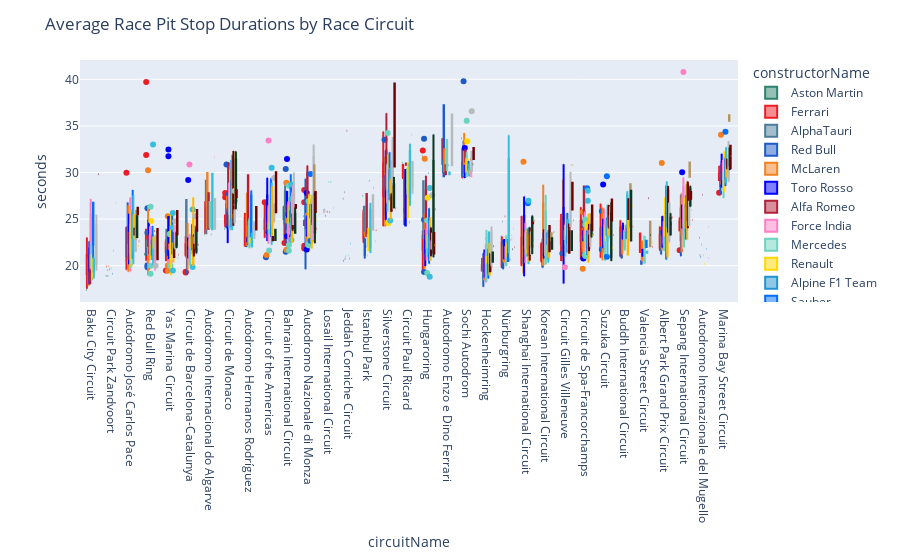

Notebook code for this chart:
### Code cell
fig = px.box(newPitStops[newPitStops['seconds']<50].groupby(by=['raceId','raceName','circuitName','constructorName']).mean(numeric_only=True).reset_index().sort_values(by='seconds',ascending=True),
                 x='circuitName',
                 y='seconds',
                 color='constructorName',
                 color_discrete_map=constructor_color_map,
                )
fig.update_layout(
    title_text='Average Race Pit Stop Durations by Race Circuit',
)
fig.show()

### Figure 1 — Plotly figure (JSON) as saved in the notebook; plotly's stock layout.template omitted (floating-point values rounded to 4 significant figures; data arrays with more than 128 entries replaced by an {"elided": "..."} marker saying what was removed)
{"data": [{"alignmentgroup": "True", "hovertemplate": "constructorName=Aston Martin<br>circuitName=%{x}<br>seconds=%{y}<extra></extra>", "legendgroup": "Aston Martin", "marker": {"color": "#2D826D"}, "name": "Aston Martin", "notched": false, "offsetgroup": "Aston Martin", "orientation": "v", "showlegend": true, "type": "box", "x": ["Baku City Circuit", "Circuit Park Zandvoort", "Autódromo José Carlos Pace", "Red Bull Ring", "Red Bull Ring", "Yas Marina Circuit", "Circuit de Barcelona-Catalunya", "Autódromo Internacional do Algarve", "Circuit de Monaco", "Autódromo Hermanos Rodríguez", "Circuit of the Americas", "Bahrain International Circuit", "Autodromo Nazionale di Monza", "Losail International Circuit", "Bahrain International Circuit", "Jeddah Corniche Circuit", "Istanbul Park", "Silverstone Circuit", "Circuit Paul Ricard", "Hungaroring", "Autodromo Enzo e Dino Ferrari", "Sochi Autodrom"], "x0": " ", "xaxis": "x", "y": [17.39, 18.91, 20.62, 21.2, 21.24, 22.06, 22.06, 23.37, 23.92, 23.97, 24.03, 25.01, 25.31, 25.94, 26.26, 27.16, 27.51, 28.18, 31.03, 31.79, 33.46, 33.68], "y0": " ", "yaxis": "y"}, {"alignmentgroup": "True", "hovertemplate": "constructorName=Ferrari<br>circuitName=%{x}<br>seconds=%{y}<extra></extra>", "legendgroup": "Ferrari", "marker": {"color": "#ED1C24"}, "name": "Ferrari", "notched": false, "offsetgroup": "Ferrari", "orientation": "v", "showlegend": true, "type": "box", "x": {"elided": "217 str values"}, "x0": " ", "xaxis": "x", "y": {"elided": "217 float values"}, "y0": " ", "yaxis": "y"}, {"alignmentgroup": "True", "hovertemplate": "constructorName=AlphaTauri<br>circuitName=%{x}<br>seconds=%{y}<extra></extra>", "legendgroup": "AlphaTauri", "marker": {"color": "#4E7C9B"}, "name": "AlphaTauri", "notched": false, "offsetgroup": "AlphaTauri", "orientation": "v", "showlegend": true, "type": "box", "x": ["Baku City Circuit", "Circuit Park Zandvoort", "Autodromo Internazionale del Mugello", "Red Bull Ring", "Red Bull Ring", "Yas Marina Circuit", "Red Bull Ring", "Circuit de Barcelona-Catalunya", "Autódromo Hermanos Rodríguez", "Red Bull Ring", "Autódromo José Carlos Pace", "Hungaroring", "Circuit de Spa-Francorchamps", "Istanbul Park", "Autódromo Internacional do Algarve", "Circuit of the Americas", "Yas Marina Circuit", "Circuit de Monaco", "Bahrain International Circuit", "Nürburgring", "Autodromo Nazionale di Monza", "Bahrain International Circuit", "Losail International Circuit", "Istanbul Park", "Circuit de Barcelona-Catalunya", "Bahrain International Circuit", "Jeddah Corniche Circuit", "Silverstone Circuit", "Bahrain International Circuit", "Silverstone Circuit", "Hungaroring", "Autódromo Internacional do Algarve", "Silverstone Circuit", "Sochi Autodrom", "Autodromo Enzo e Dino Ferrari", "Circuit Paul Ricard", "Sochi Autodrom", "Autodromo Enzo e Dino Ferrari"], "x0": " ", "xaxis": "x", "y": [17.61, 19.51, 21.13, 21.23, 21.28, 22.1, 22.14, 22.44, 22.55, 22.79, 22.84, 23.0, 23.23, 23.46, 23.48, 23.69, 23.86, 24.43, 24.5, 24.72, 25.01, 25.02, 26.02, 26.32, 27.05, 27.4, 27.87, 28.27, 28.62, 28.67, 29.05, 29.12, 29.41, 29.61, 30.04, 30.5, 30.67, 31.35], "y0": " ", "yaxis": "y"}, {"alignmentgroup": "True", "hovertemplate": "constructorName=Red Bull<br>circuitName=%{x}<br>seconds=%{y}<extra></extra>", "legendgroup": "Red Bull", "marker": {"color": "#1E5BC6"}, "name": "Red Bull", "notched": false, "offsetgroup": "Red Bull", "orientation": "v", "showlegend": true, "type": "box", "x": {"elided": "218 str values"}, "x0": " ", "xaxis": "x", "y": {"elided": "218 float values"}, "y0": " ", "yaxis": "y"}, {"alignmentgroup": "True", "hovertemplate": "constructorName=McLaren<br>circuitName=%{x}<br>seconds=%{y}<extra></extra>", "legendgroup": "McLaren", "marker": {"color": "#F58020"}, "name": "McLaren", "notched": false, "offsetgroup": "McLaren", "orientation": "v", "showlegend": true, "type": "box", "x": {"elided": "218 str values"}, "x0": " ", "xaxis": "x", "y": {"elided": "218 float values"}, "y0": " ", "yaxis": "y"}, {"alignmentgroup": "True", "hovertemplate": "constructorName=Toro Rosso<br>circuitName=%{x}<br>seconds=%{y}<extra></extra>", "legendgroup": "Toro Rosso", "marker": {"color": "#0000FF"}, "name": "Toro Rosso", "notched": false, "offsetgroup": "Toro Rosso", "orientation": "v", "showlegend": true, "type": "box", "x": {"elided": "178 str values"}, "x0": " ", "xaxis": "x", "y": {"elided": "178 float values"}, "y0": " ", "yaxis": "y"}, {"alignmentgroup": "True", "hovertemplate": "constructorName=Alfa Romeo<br>circuitName=%{x}<br>seconds=%{y}<extra></extra>", "legendgroup": "Alfa Romeo", "marker": {"color": "#B12039"}, "name": "Alfa Romeo", "notched": false, "offsetgroup": "Alfa Romeo", "orientation": "v", "showlegend": true, "type": "box", "x": ["Baku City Circuit", "Circuit Park Zandvoort", "Autódromo José Carlos Pace", "Baku City Circuit", "Red Bull Ring", "Red Bull Ring", "Red Bull Ring", "Yas Marina Circuit", "Circuit de Barcelona-Catalunya", "Red Bull Ring", "Yas Marina Circuit", "Circuit de Barcelona-Catalunya", "Yas Marina Circuit", "Autódromo Hermanos Rodríguez", "Circuit de Barcelona-Catalunya", "Hungaroring", "Hockenheimring", "Circuit de Spa-Francorchamps", "Istanbul Park", "Hungaroring", "Red Bull Ring", "Autódromo José Carlos Pace", "Suzuka Circuit", "Circuit of the Americas", "Autódromo Internacional do Algarve", "Circuit de Monaco", "Circuit Gilles Villeneuve", "Circuit of the Americas", "Shanghai International Circuit", "Albert Park Grand Prix Circuit", "Nürburgring", "Bahrain International Circuit", "Losail International Circuit", "Bahrain International Circuit", "Bahrain International Circuit", "Bahrain International Circuit", "Bahrain International Circuit", "Autodromo Nazionale di Monza", "Autodromo Nazionale di Monza", "Autodromo Internazionale del Mugello", "Istanbul Park", "Autódromo Internacional do Algarve", "Silverstone Circuit", "Silverstone Circuit", "Silverstone Circuit", "Circuit de Spa-Francorchamps", "Marina Bay Street Circuit", "Hungaroring", "Autódromo Hermanos Rodríguez", "Autodromo Enzo e Dino Ferrari", "Autodromo Nazionale di Monza", "Autodromo Enzo e Dino Ferrari", "Circuit Paul Ricard", "Circuit Paul Ricard", "Circuit de Monaco", "Sochi Autodrom", "Sochi Autodrom", "Sochi Autodrom", "Jeddah Corniche Circuit", "Silverstone Circuit"], "x0": " ", "xaxis": "x", "y": [18.12, 19.6, 20.67, 21.09, 21.22, 21.56, 21.69, 21.75, 22.14, 22.19, 22.19, 22.22, 22.31, 22.31, 22.69, 22.71, 22.9, 22.96, 23.16, 23.32, 23.38, 23.5, 23.6, 23.94, 23.96, 24.3, 24.63, 24.67, 24.74, 25.24, 25.28, 25.39, 25.79, 25.93, 25.97, 26.09, 26.63, 26.64, 27.55, 27.61, 27.68, 27.77, 28.12, 28.29, 28.36, 28.5, 29.34, 29.66, 29.71, 29.8, 30.75, 30.77, 30.84, 30.96, 30.98, 31.07, 31.54, 32.49, 34.49, 36.34], "y0": " ", "yaxis": "y"}, {"alignmentgroup": "True", "hovertemplate": "constructorName=Force India<br>circuitName=%{x}<br>seconds=%{y}<extra></extra>", "legendgroup": "Force India", "marker": {"color": "#FF80C7"}, "name": "Force India", "notched": false, "offsetgroup": "Force India", "orientation": "v", "showlegend": true, "type": "box", "x": {"elided": "157 str values"}, "x0": " ", "xaxis": "x", "y": {"elided": "157 float values"}, "y0": " ", "yaxis": "y"}, {"alignmentgroup": "True", "hovertemplate": "constructorName=Mercedes<br>circuitName=%{x}<br>seconds=%{y}<extra></extra>", "legendgroup": "Mercedes", "marker": {"color": "#6CD3BF"}, "name": "Mercedes", "notched": false, "offsetgroup": "Mercedes", "orientation": "v", "showlegend": true, "type": "box", "x": {"elided": "216 str values"}, "x0": " ", "xaxis": "x", "y": {"elided": "216 float values"}, "y0": " ", "yaxis": "y"}, {"alignmentgroup": "True", "hovertemplate": "constructorName=Renault<br>circuitName=%{x}<br>seconds=%{y}<extra></extra>", "legendgroup": "Renault", "marker": {"color": "#FFD800"}, "name": "Renault", "notched": false, "offsetgroup": "Renault", "orientation": "v", "showlegend": true, "type": "box", "x": ["Baku City Circuit", "Yas Marina Circuit", "Autódromo José Carlos Pace", "Autodromo Internazionale del Mugello", "Hockenheimring", "Red Bull Ring", "Baku City Circuit", "Red Bull Ring", "Hockenheimring", "Nürburgring", "Hockenheimring", "Baku City Circuit", "Autódromo José Carlos Pace", "Circuit de Spa-Francorchamps", "Baku City Circuit", "Shanghai International Circuit", "Korean International Circuit", "Red Bull Ring", "Istanbul Park", "Yas Marina Circuit", "Valencia Street Circuit", "Circuit de Spa-Francorchamps", "Yas Marina Circuit", "Hungaroring", "Yas Marina Circuit", "Circuit de Barcelona-Catalunya", "Shanghai International Circuit", "Circuit de Barcelona-Catalunya", "Red Bull Ring", "Hungaroring", "Red Bull Ring", "Hungaroring", "Nürburgring", "Circuit de Barcelona-Catalunya", "Autódromo Hermanos Rodríguez", "Circuit de Barcelona-Catalunya", "Hungaroring", "Suzuka Circuit", "Autodromo Nazionale di Monza", "Circuit de Barcelona-Catalunya", "Autódromo Hermanos Rodríguez", "Autódromo Hermanos Rodríguez", "Autódromo Hermanos Rodríguez", "Circuit de Spa-Francorchamps", "Circuit de Barcelona-Catalunya", "Albert Park Grand Prix Circuit", "Circuit Gilles Villeneuve", "Shanghai International Circuit", "Albert Park Grand Prix Circuit", "Hungaroring", "Suzuka Circuit", "Buddh International Circuit", "Shanghai International Circuit", "Suzuka Circuit", "Circuit Gilles Villeneuve", "Suzuka Circuit", "Shanghai International Circuit", "Autódromo José Carlos Pace", "Circuit of the Americas", "Circuit de Spa-Francorchamps", "Istanbul Park", "Circuit Gilles Villeneuve", "Sepang International Circuit", "Yas Marina Circuit", "Autodromo Nazionale di Monza", "Circuit of the Americas", "Albert Park Grand Prix Circuit", "Suzuka Circuit", "Circuit Gilles Villeneuve", "Circuit de Spa-Francorchamps", "Circuit of the Americas", "Bahrain International Circuit", "Silverstone Circuit", "Albert Park Grand Prix Circuit", "Autódromo José Carlos Pace", "Bahrain International Circuit", "Circuit de Spa-Francorchamps", "Red Bull Ring", "Circuit de Monaco", "Bahrain International Circuit", "Circuit de Monaco", "Autodromo Nazionale di Monza", "Bahrain International Circuit", "Circuit Paul Ricard", "Sepang International Circuit", "Autodromo Nazionale di Monza", "Circuit de Monaco", "Bahrain International Circuit", "Circuit Gilles Villeneuve", "Yas Marina Circuit", "Autódromo José Carlos Pace", "Bahrain International Circuit", "Circuit de Monaco", "Circuit of the Americas", "Autodromo Nazionale di Monza", "Hungaroring", "Sepang International Circuit", "Albert Park Grand Prix Circuit", "Autodromo Nazionale di Monza", "Autódromo Internacional do Algarve", "Marina Bay Street Circuit", "Silverstone Circuit", "Marina Bay Street Circuit", "Silverstone Circuit", "Silverstone Circuit", "Marina Bay Street Circuit", "Sochi Autodrom", "Silverstone Circuit", "Sochi Autodrom", "Sochi Autodrom", "Circuit de Monaco", "Autodromo Enzo e Dino Ferrari", "Sochi Autodrom", "Marina Bay Street Circuit", "Silverstone Circuit", "Circuit Paul Ricard", "Silverstone Circuit", "Marina Bay Street Circuit", "Sochi Autodrom"], "x0": " ", "xaxis": "x", "y": [18.45, 18.98, 19.91, 20.16, 20.25, 20.65, 20.77, 20.77, 20.78, 21.01, 21.02, 21.03, 21.06, 21.18, 21.24, 21.29, 21.51, 21.6, 21.65, 21.7, 21.71, 21.78, 21.87, 21.9, 21.96, 21.98, 22.01, 22.1, 22.11, 22.12, 22.14, 22.18, 22.34, 22.41, 22.41, 22.42, 22.53, 22.63, 22.65, 22.76, 22.82, 22.85, 22.85, 22.87, 23.1, 23.14, 23.16, 23.21, 23.25, 23.25, 23.26, 23.38, 23.5, 23.52, 23.61, 23.71, 23.81, 23.85, 23.89, 23.95, 23.97, 23.98, 24.05, 24.15, 24.21, 24.23, 24.4, 24.41, 24.47, 24.48, 24.52, 24.53, 24.55, 24.58, 24.66, 24.69, 24.7, 24.8, 24.9, 24.98, 25.04, 25.15, 25.2, 25.22, 25.38, 25.39, 25.47, 25.48, 25.59, 25.84, 25.99, 26.41, 27.0, 27, 27.18, 27.27, 27.3, 27.31, 27.71, 27.77, 27.87, 28.23, 28.4, 28.57, 28.62, 29.82, 30.09, 30.16, 30.28, 30.32, 30.38, 30.38, 30.7, 30.71, 30.84, 30.96, 31.95, 32.28, 33.36], "y0": " ", "yaxis": "y"}, {"alignmentgroup": "True", "hovertemplate": "constructorName=Alpine F1 Team<br>circuitName=%{x}<br>seconds=%{y}<extra></extra>", "legendgroup": "Alpine F1 Team", "marker": {"color": "#2293D1"}, "name": "Alpine F1 Team", "notched": false, "offsetgroup": "Alpine F1 Team", "orientation": "v", "showlegend": true, "type": "box", "x": ["Baku City Circuit", "Circuit Park Zandvoort", "Autódromo José Carlos Pace", "Jeddah Corniche Circuit", "Red Bull Ring", "Yas Marina Circuit", "Red Bull Ring", "Circuit de Barcelona-Catalunya", "Autódromo Internacional do Algarve", "Autódromo Hermanos Rodríguez", "Circuit de Monaco", "Bahrain International Circuit", "Losail International Circuit", "Bahrain International Circuit", "Circuit of the Americas", "Autodromo Nazionale di Monza", "Istanbul Park", "Silverstone Circuit", "Hungaroring", "Circuit Paul Ricard", "Autodromo Enzo e Dino Ferrari", "Sochi Autodrom"], "x0": " ", "xaxis": "x", "y": [18.53, 19.13, 20.07, 20.75, 21.18, 21.49, 22.66, 22.77, 23.34, 23.54, 23.87, 24.71, 25.75, 25.82, 27.09, 27.56, 29.12, 29.26, 29.95, 30.75, 30.77, 31.01], "y0": " ", "yaxis": "y"}, {"alignmentgroup": "True", "hovertemplate": "constructorName=Sauber<br>circuitName=%{x}<br>seconds=%{y}<extra></extra>", "legendgroup": "Sauber", "marker": {"color": "#006EFF"}, "name": "Sauber", "notched": false, "offsetgroup": "Sauber", "orientation": "v", "showlegend": true, "type": "box", "x": {"elided": "158 str values"}, "x0": " ", "xaxis": "x", "y": {"elided": "158 float values"}, "y0": " ", "yaxis": "y"}, {"alignmentgroup": "True", "hovertemplate": "constructorName=Williams<br>circuitName=%{x}<br>seconds=%{y}<extra></extra>", "legendgroup": "Williams", "marker": {"color": "#37BEDD"}, "name": "Williams", "notched": false, "offsetgroup": "Williams", "orientation": "v", "showlegend": true, "type": "box", "x": {"elided": "217 str values"}, "x0": " ", "xaxis": "x", "y": {"elided": "217 float values"}, "y0": " ", "yaxis": "y"}, {"alignmentgroup": "True", "hovertemplate": "constructorName=Lotus F1<br>circuitName=%{x}<br>seconds=%{y}<extra></extra>", "legendgroup": "Lotus F1", "marker": {"color": "#FFB800"}, "name": "Lotus F1", "notched": false, "offsetgroup": "Lotus F1", "orientation": "v", "showlegend": true, "type": "box", "x": ["Hockenheimring", "Nürburgring", "Circuit de Barcelona-Catalunya", "Circuit de Spa-Francorchamps", "Yas Marina Circuit", "Shanghai International Circuit", "Hungaroring", "Circuit de Barcelona-Catalunya", "Hungaroring", "Albert Park Grand Prix Circuit", "Korean International Circuit", "Hungaroring", "Buddh International Circuit", "Valencia Street Circuit", "Circuit Gilles Villeneuve", "Autodromo Nazionale di Monza", "Red Bull Ring", "Yas Marina Circuit", "Shanghai International Circuit", "Yas Marina Circuit", "Hockenheimring", "Albert Park Grand Prix Circuit", "Bahrain International Circuit", "Yas Marina Circuit", "Shanghai International Circuit", "Circuit Gilles Villeneuve", "Bahrain International Circuit", "Sepang International Circuit", "Autódromo José Carlos Pace", "Korean International Circuit", "Red Bull Ring", "Circuit of the Americas", "Suzuka Circuit", "Shanghai International Circuit", "Circuit de Barcelona-Catalunya", "Autódromo José Carlos Pace", "Circuit de Spa-Francorchamps", "Circuit de Spa-Francorchamps", "Circuit Gilles Villeneuve", "Circuit Gilles Villeneuve", "Albert Park Grand Prix Circuit", "Autódromo Hermanos Rodríguez", "Suzuka Circuit", "Suzuka Circuit", "Autodromo Nazionale di Monza", "Buddh International Circuit", "Silverstone Circuit", "Circuit de Monaco", "Suzuka Circuit", "Hungaroring", "Autódromo José Carlos Pace", "Sepang International Circuit", "Autódromo José Carlos Pace", "Circuit de Spa-Francorchamps", "Circuit de Monaco", "Circuit of the Americas", "Sepang International Circuit", "Bahrain International Circuit", "Circuit de Monaco", "Circuit of the Americas", "Circuit de Barcelona-Catalunya", "Autodromo Nazionale di Monza", "Silverstone Circuit", "Bahrain International Circuit", "Circuit of the Americas", "Circuit de Monaco", "Sepang International Circuit", "Silverstone Circuit", "Marina Bay Street Circuit", "Marina Bay Street Circuit", "Sochi Autodrom", "Sochi Autodrom", "Marina Bay Street Circuit", "Marina Bay Street Circuit"], "x0": " ", "xaxis": "x", "y": [19.05, 19.86, 19.97, 20.34, 20.35, 20.41, 20.56, 20.6, 20.66, 20.79, 20.96, 21.17, 21.19, 21.66, 21.68, 21.85, 21.93, 21.96, 22.06, 22.22, 22.33, 22.36, 22.44, 22.45, 22.49, 22.54, 22.71, 22.8, 22.83, 22.86, 23.01, 23.02, 23.24, 23.42, 23.52, 23.59, 23.59, 23.6, 23.9, 23.98, 24.1, 24.11, 24.11, 24.4, 24.66, 24.93, 24.96, 25.08, 25.08, 25.2, 25.28, 25.46, 25.53, 25.55, 25.67, 25.67, 25.86, 26.18, 26.38, 26.74, 27.31, 27.59, 27.76, 27.84, 28.51, 28.52, 29.0, 29.27, 29.45, 29.89, 29.95, 30.11, 30.62, 30.72], "y0": " ", "yaxis": "y"}, {"alignmentgroup": "True", "hovertemplate": "constructorName=Marussia<br>circuitName=%{x}<br>seconds=%{y}<extra></extra>", "legendgroup": "Marussia", "marker": {"color": "#6E0000"}, "name": "Marussia", "notched": false, "offsetgroup": "Marussia", "orientation": "v", "showlegend": true, "type": "box", "x": ["Hockenheimring", "Shanghai International Circuit", "Nürburgring", "Yas Marina Circuit", "Circuit de Barcelona-Catalunya", "Hungaroring", "Hockenheimring", "Circuit Gilles Villeneuve", "Korean International Circuit", "Circuit de Spa-Francorchamps", "Hungaroring", "Circuit de Barcelona-Catalunya", "Circuit de Spa-Francorchamps", "Circuit of the Americas", "Shanghai International Circuit", "Circuit of the Americas", "Autódromo José Carlos Pace", "Circuit de Barcelona-Catalunya", "Yas Marina Circuit", "Albert Park Grand Prix Circuit", "Red Bull Ring", "Bahrain International Circuit", "Autódromo José Carlos Pace", "Sepang International Circuit", "Suzuka Circuit", "Hungaroring", "Shanghai International Circuit", "Korean International Circuit", "Circuit de Monaco", "Autodromo Nazionale di Monza", "Circuit Gilles Villeneuve", "Circuit de Spa-Francorchamps", "Buddh International Circuit", "Bahrain International Circuit", "Suzuka Circuit", "Bahrain International Circuit", "Autodromo Nazionale di Monza", "Silverstone Circuit", "Silverstone Circuit", "Suzuka Circuit", "Albert Park Grand Prix Circuit", "Autodromo Nazionale di Monza", "Buddh International Circuit", "Valencia Street Circuit", "Sepang International Circuit", "Silverstone Circuit", "Albert Park Grand Prix Circuit", "Sepang International Circuit", "Circuit de Monaco", "Marina Bay Street Circuit", "Marina Bay Street Circuit", "Sochi Autodrom", "Marina Bay Street Circuit", "Circuit de Monaco"], "x0": " ", "xaxis": "x", "y": [19.39, 20.54, 20.65, 20.91, 20.99, 21.0, 21.21, 21.38, 21.54, 21.58, 22.55, 22.66, 22.68, 22.74, 22.98, 23.08, 23.33, 23.33, 23.48, 23.54, 23.71, 23.73, 23.96, 24.01, 24.01, 24.1, 24.13, 24.24, 24.28, 24.35, 24.41, 24.47, 25.0, 25.01, 25.3, 25.6, 25.84, 25.85, 25.97, 26.51, 26.63, 26.64, 27.13, 27.24, 27.56, 27.75, 28.55, 29.04, 29.75, 30.35, 31.12, 31.37, 31.44, 32.31], "y0": " ", "yaxis": "y"}, {"alignmentgroup": "True", "hovertemplate": "constructorName=Racing Point<br>circuitName=%{x}<br>seconds=%{y}<extra></extra>", "legendgroup": "Racing Point", "marker": {"color": "#F596C8"}, "name": "Racing Point", "notched": false, "offsetgroup": "Racing Point", "orientation": "v", "showlegend": true, "type": "box", "x": ["Red Bull Ring", "Autodromo Internazionale del Mugello", "Hockenheimring", "Hungaroring", "Baku City Circuit", "Yas Marina Circuit", "Red Bull Ring", "Red Bull Ring", "Circuit de Barcelona-Catalunya", "Autódromo Hermanos Rodríguez", "Hungaroring", "Nürburgring", "Albert Park Grand Prix Circuit", "Autodromo Nazionale di Monza", "Circuit de Barcelona-Catalunya", "Suzuka Circuit", "Circuit de Spa-Francorchamps", "Shanghai International Circuit", "Autódromo José Carlos Pace", "Circuit de Spa-Francorchamps", "Circuit Gilles Villeneuve", "Istanbul Park", "Yas Marina Circuit", "Bahrain International Circuit", "Bahrain International Circuit", "Circuit of the Americas", "Circuit de Monaco", "Autodromo Nazionale di Monza", "Silverstone Circuit", "Silverstone Circuit", "Bahrain International Circuit", "Sochi Autodrom", "Sochi Autodrom", "Silverstone Circuit", "Autódromo Internacional do Algarve", "Marina Bay Street Circuit", "Autodromo Enzo e Dino Ferrari", "Circuit Paul Ricard"], "x0": " ", "xaxis": "x", "y": [19.46, 20.82, 21.31, 21.85, 22.02, 22.04, 22.16, 22.44, 22.46, 22.55, 22.6, 22.72, 22.85, 22.87, 23.0, 23.16, 23.43, 23.57, 23.6, 23.72, 23.9, 24.18, 24.28, 24.45, 24.47, 24.66, 26.53, 26.69, 28.46, 28.72, 28.72, 29.6, 30.22, 31.3, 31.65, 31.8, 32.79, 34.07], "y0": " ", "yaxis": "y"}, {"alignmentgroup": "True", "hovertemplate": "constructorName=Haas F1 Team<br>circuitName=%{x}<br>seconds=%{y}<extra></extra>", "legendgroup": "Haas F1 Team", "marker": {"color": "#B6BABD"}, "name": "Haas F1 Team", "notched": false, "offsetgroup": "Haas F1 Team", "orientation": "v", "showlegend": true, "type": "box", "x": ["Baku City Circuit", "Hockenheimring", "Red Bull Ring", "Baku City Circuit", "Baku City Circuit", "Red Bull Ring", "Shanghai International Circuit", "Autódromo José Carlos Pace", "Hockenheimring", "Yas Marina Circuit", "Hungaroring", "Yas Marina Circuit", "Circuit de Spa-Francorchamps", "Yas Marina Circuit", "Red Bull Ring", "Yas Marina Circuit", "Red Bull Ring", "Red Bull Ring", "Red Bull Ring", "Yas Marina Circuit", "Albert Park Grand Prix Circuit", "Hungaroring", "Circuit de Barcelona-Catalunya", "Red Bull Ring", "Hungaroring", "Circuit de Spa-Francorchamps", "Autódromo Hermanos Rodríguez", "Circuit de Barcelona-Catalunya", "Suzuka Circuit", "Circuit de Barcelona-Catalunya", "Circuit de Spa-Francorchamps", "Hungaroring", "Shanghai International Circuit", "Nürburgring", "Autódromo José Carlos Pace", "Red Bull Ring", "Circuit de Barcelona-Catalunya", "Hungaroring", "Circuit de Spa-Francorchamps", "Autódromo José Carlos Pace", "Shanghai International Circuit", "Shanghai International Circuit", "Autódromo Hermanos Rodríguez", "Autódromo José Carlos Pace", "Autódromo Hermanos Rodríguez", "Circuit de Barcelona-Catalunya", "Istanbul Park", "Suzuka Circuit", "Baku City Circuit", "Autódromo Internacional do Algarve", "Hockenheimring", "Autodromo Internazionale del Mugello", "Circuit Gilles Villeneuve", "Circuit Gilles Villeneuve", "Suzuka Circuit", "Autódromo Hermanos Rodríguez", "Sepang International Circuit", "Autódromo José Carlos Pace", "Circuit de Monaco", "Circuit de Spa-Francorchamps", "Circuit of the Americas", "Autódromo Hermanos Rodríguez", "Yas Marina Circuit", "Circuit de Monaco", "Circuit de Monaco", "Circuit of the Americas", "Bahrain International Circuit", "Circuit of the Americas", "Circuit de Monaco", "Circuit Gilles Villeneuve", "Autodromo Nazionale di Monza", "Circuit de Barcelona-Catalunya", "Bahrain International Circuit", "Autodromo Nazionale di Monza", "Baku City Circuit", "Bahrain International Circuit", "Circuit of the Americas", "Bahrain International Circuit", "Bahrain International Circuit", "Albert Park Grand Prix Circuit", "Losail International Circuit", "Autodromo Nazionale di Monza", "Suzuka Circuit", "Circuit Park Zandvoort", "Albert Park Grand Prix Circuit", "Sepang International Circuit", "Autódromo Internacional do Algarve", "Autodromo Nazionale di Monza", "Hungaroring", "Istanbul Park", "Bahrain International Circuit", "Circuit Paul Ricard", "Circuit de Monaco", "Silverstone Circuit", "Bahrain International Circuit", "Silverstone Circuit", "Marina Bay Street Circuit", "Silverstone Circuit", "Silverstone Circuit", "Circuit of the Americas", "Marina Bay Street Circuit", "Bahrain International Circuit", "Circuit Gilles Villeneuve", "Sochi Autodrom", "Marina Bay Street Circuit", "Sochi Autodrom", "Sochi Autodrom", "Autodromo Enzo e Dino Ferrari", "Circuit Paul Ricard", "Circuit Paul Ricard", "Sochi Autodrom", "Autodromo Nazionale di Monza", "Sochi Autodrom", "Autodromo Nazionale di Monza", "Silverstone Circuit", "Marina Bay Street Circuit", "Silverstone Circuit", "Silverstone Circuit", "Autodromo Enzo e Dino Ferrari", "Sochi Autodrom"], "x0": " ", "xaxis": "x", "y": [19.49, 19.9, 19.98, 20.38, 20.63, 21.01, 21.18, 21.49, 21.67, 21.75, 21.83, 21.86, 21.96, 21.97, 22.03, 22.1, 22.13, 22.21, 22.33, 22.37, 22.52, 22.52, 22.53, 22.58, 22.66, 22.75, 22.85, 22.92, 22.92, 22.98, 23.03, 23.11, 23.23, 23.25, 23.26, 23.28, 23.42, 23.43, 23.46, 23.48, 23.53, 23.53, 23.61, 23.65, 23.74, 23.79, 23.86, 23.87, 23.87, 23.95, 24.16, 24.17, 24.2, 24.23, 24.27, 24.37, 24.37, 24.4, 24.52, 24.71, 24.75, 24.77, 24.77, 24.82, 25.0, 25.02, 25.02, 25.09, 25.23, 25.24, 25.25, 25.3, 25.31, 25.33, 25.47, 25.57, 25.6, 25.64, 26.16, 26.18, 26.2, 26.34, 26.35, 26.72, 26.76, 26.87, 27.14, 27.37, 27.55, 27.55, 27.67, 27.71, 28.01, 28.49, 28.69, 28.85, 29.0, 29.29, 29.38, 29.41, 29.74, 30.0, 30.06, 30.08, 30.12, 30.19, 30.51, 30.78, 30.83, 31.22, 31.35, 31.67, 32.21, 33.01, 33.16, 33.34, 33.48, 33.82, 36.22, 36.56], "y0": " ", "yaxis": "y"}, {"alignmentgroup": "True", "hovertemplate": "constructorName=HRT<br>circuitName=%{x}<br>seconds=%{y}<extra></extra>", "legendgroup": "HRT", "marker": {"color": "#b2945e"}, "name": "HRT", "notched": false, "offsetgroup": "HRT", "orientation": "v", "showlegend": true, "type": "box", "x": ["Hockenheimring", "Hungaroring", "Circuit de Barcelona-Catalunya", "Shanghai International Circuit", "Yas Marina Circuit", "Valencia Street Circuit", "Yas Marina Circuit", "Korean International Circuit", "Nürburgring", "Autódromo José Carlos Pace", "Hungaroring", "Korean International Circuit", "Shanghai International Circuit", "Suzuka Circuit", "Circuit de Barcelona-Catalunya", "Buddh International Circuit", "Suzuka Circuit", "Circuit de Spa-Francorchamps", "Circuit of the Americas", "Valencia Street Circuit", "Bahrain International Circuit", "Circuit de Spa-Francorchamps", "Autódromo José Carlos Pace", "Silverstone Circuit", "Circuit de Monaco", "Autodromo Nazionale di Monza", "Istanbul Park", "Silverstone Circuit", "Buddh International Circuit", "Sepang International Circuit", "Autodromo Nazionale di Monza", "Circuit Gilles Villeneuve", "Sepang International Circuit", "Circuit de Monaco", "Marina Bay Street Circuit", "Marina Bay Street Circuit"], "x0": " ", "xaxis": "x", "y": [19.86, 21.87, 21.91, 22.04, 22.04, 22.07, 22.27, 22.75, 22.81, 23.01, 23.44, 23.47, 23.8, 24.0, 24.19, 24.19, 24.23, 24.53, 24.65, 24.7, 24.86, 25.5, 25.9, 26.24, 27.14, 27.62, 28.36, 28.52, 28.75, 29.53, 30.78, 30.81, 31.06, 32.18, 35.55, 36.15], "y0": " ", "yaxis": "y"}, {"alignmentgroup": "True", "hovertemplate": "constructorName=Caterham<br>circuitName=%{x}<br>seconds=%{y}<extra></extra>", "legendgroup": "Caterham", "marker": {"color": "#0b361f"}, "name": "Caterham", "notched": false, "offsetgroup": "Caterham", "orientation": "v", "showlegend": true, "type": "box", "x": ["Hockenheimring", "Suzuka Circuit", "Hungaroring", "Shanghai International Circuit", "Circuit de Barcelona-Catalunya", "Hockenheimring", "Circuit Gilles Villeneuve", "Nürburgring", "Korean International Circuit", "Yas Marina Circuit", "Suzuka Circuit", "Autodromo Nazionale di Monza", "Circuit de Barcelona-Catalunya", "Hungaroring", "Buddh International Circuit", "Circuit of the Americas", "Yas Marina Circuit", "Korean International Circuit", "Circuit de Spa-Francorchamps", "Autódromo José Carlos Pace", "Albert Park Grand Prix Circuit", "Valencia Street Circuit", "Bahrain International Circuit", "Bahrain International Circuit", "Red Bull Ring", "Yas Marina Circuit", "Circuit Gilles Villeneuve", "Albert Park Grand Prix Circuit", "Circuit of the Americas", "Circuit de Spa-Francorchamps", "Circuit de Barcelona-Catalunya", "Shanghai International Circuit", "Circuit de Spa-Francorchamps", "Autódromo José Carlos Pace", "Shanghai International Circuit", "Albert Park Grand Prix Circuit", "Circuit de Monaco", "Bahrain International Circuit", "Silverstone Circuit", "Sepang International Circuit", "Silverstone Circuit", "Suzuka Circuit", "Autodromo Nazionale di Monza", "Sepang International Circuit", "Autodromo Nazionale di Monza", "Buddh International Circuit", "Sepang International Circuit", "Circuit de Monaco", "Silverstone Circuit", "Marina Bay Street Circuit", "Sochi Autodrom", "Marina Bay Street Circuit", "Circuit de Monaco", "Marina Bay Street Circuit", "Hungaroring"], "x0": " ", "xaxis": "x", "y": [20.41, 20.5, 20.9, 21.24, 21.3, 21.4, 21.68, 21.75, 21.81, 21.9, 22.23, 22.41, 22.48, 22.67, 22.71, 22.74, 22.91, 22.95, 23.03, 23.07, 23.24, 23.27, 23.51, 23.6, 23.61, 23.63, 23.69, 23.75, 23.84, 24.15, 24.18, 24.4, 24.48, 25.31, 25.39, 25.61, 26.05, 26.23, 26.26, 26.31, 26.32, 26.8, 26.98, 27.24, 27.86, 28.03, 28.59, 28.88, 29.52, 30.25, 30.89, 32.23, 32.25, 32.69, 34.09], "y0": " ", "yaxis": "y"}, {"alignmentgroup": "True", "hovertemplate": "constructorName=Manor Marussia<br>circuitName=%{x}<br>seconds=%{y}<extra></extra>", "legendgroup": "Manor Marussia", "marker": {"color": "#6E0000"}, "name": "Manor Marussia", "notched": false, "offsetgroup": "Manor Marussia", "orientation": "v", "showlegend": true, "type": "box", "x": ["Red Bull Ring", "Hungaroring", "Hockenheimring", "Yas Marina Circuit", "Hungaroring", "Circuit de Barcelona-Catalunya", "Circuit de Spa-Francorchamps", "Autódromo Hermanos Rodríguez", "Red Bull Ring", "Albert Park Grand Prix Circuit", "Shanghai International Circuit", "Shanghai International Circuit", "Suzuka Circuit", "Autódromo José Carlos Pace", "Circuit of the Americas", "Autodromo Nazionale di Monza", "Yas Marina Circuit", "Circuit de Barcelona-Catalunya", "Circuit Gilles Villeneuve", "Bahrain International Circuit", "Autódromo José Carlos Pace", "Autódromo Hermanos Rodríguez", "Circuit de Spa-Francorchamps", "Bahrain International Circuit", "Suzuka Circuit", "Sepang International Circuit", "Circuit de Monaco", "Autodromo Nazionale di Monza", "Sepang International Circuit", "Circuit de Monaco", "Circuit Gilles Villeneuve", "Baku City Circuit", "Circuit of the Americas", "Marina Bay Street Circuit", "Silverstone Circuit", "Sochi Autodrom", "Sochi Autodrom", "Marina Bay Street Circuit", "Silverstone Circuit"], "x0": " ", "xaxis": "x", "y": [20.67, 21.29, 22.09, 23.36, 23.5, 23.74, 23.8, 23.87, 23.93, 24.44, 24.55, 24.59, 24.83, 25.51, 25.73, 25.75, 25.85, 25.97, 26.03, 26.2, 26.21, 26.28, 26.46, 26.5, 27.1, 27.18, 27.33, 27.91, 27.92, 28.08, 28.9, 29.8, 30.03, 30.44, 30.65, 31.43, 32.63, 32.87, 39.55], "y0": " ", "yaxis": "y"}, {"alignmentgroup": "True", "hovertemplate": "constructorName=Lotus<br>circuitName=%{x}<br>seconds=%{y}<extra></extra>", "legendgroup": "Lotus", "marker": {"color": "#FFB800"}, "name": "Lotus", "notched": false, "offsetgroup": "Lotus", "orientation": "v", "showlegend": true, "type": "box", "x": ["Yas Marina Circuit", "Suzuka Circuit", "Circuit de Barcelona-Catalunya", "Autódromo José Carlos Pace", "Hungaroring", "Shanghai International Circuit", "Korean International Circuit", "Valencia Street Circuit", "Istanbul Park", "Circuit de Spa-Francorchamps", "Nürburgring", "Albert Park Grand Prix Circuit", "Autodromo Nazionale di Monza", "Sepang International Circuit", "Circuit de Monaco", "Buddh International Circuit", "Circuit Gilles Villeneuve", "Marina Bay Street Circuit"], "x0": " ", "xaxis": "x", "y": [20.85, 21.91, 22.0, 22.1, 22.18, 22.42, 22.48, 22.49, 22.62, 23.3, 23.99, 24.87, 24.93, 25.98, 26.0, 26.4, 30.84, 31.76], "y0": " ", "yaxis": "y"}, {"alignmentgroup": "True", "hovertemplate": "constructorName=Virgin<br>circuitName=%{x}<br>seconds=%{y}<extra></extra>", "legendgroup": "Virgin", "marker": {"color": "#c82e37"}, "name": "Virgin", "notched": false, "offsetgroup": "Virgin", "orientation": "v", "showlegend": true, "type": "box", "x": ["Yas Marina Circuit", "Nürburgring", "Valencia Street Circuit", "Circuit de Barcelona-Catalunya", "Autódromo José Carlos Pace", "Suzuka Circuit", "Circuit de Spa-Francorchamps", "Korean International Circuit", "Istanbul Park", "Autodromo Nazionale di Monza", "Buddh International Circuit", "Shanghai International Circuit", "Circuit Gilles Villeneuve", "Sepang International Circuit", "Albert Park Grand Prix Circuit", "Hungaroring", "Silverstone Circuit", "Circuit de Monaco", "Marina Bay Street Circuit"], "x0": " ", "xaxis": "x", "y": [21.18, 21.96, 22.03, 22.24, 22.62, 23.28, 23.33, 23.58, 23.81, 23.97, 24.18, 24.82, 24.86, 24.93, 25.17, 26.05, 26.14, 26.96, 31.68], "y0": " ", "yaxis": "y"}], "layout": {"boxmode": "group", "legend": {"title": {"text": "constructorName"}, "tracegroupgap": 0}, "margin": {"t": 60}, "title": {"text": "Average Race Pit Stop Durations by Race Circuit"}, "xaxis": {"anchor": "y", "domain": [0, 1], "title": {"text": "circuitName"}}, "yaxis": {"anchor": "x", "domain": [0, 1], "title": {"text": "seconds"}}}}
